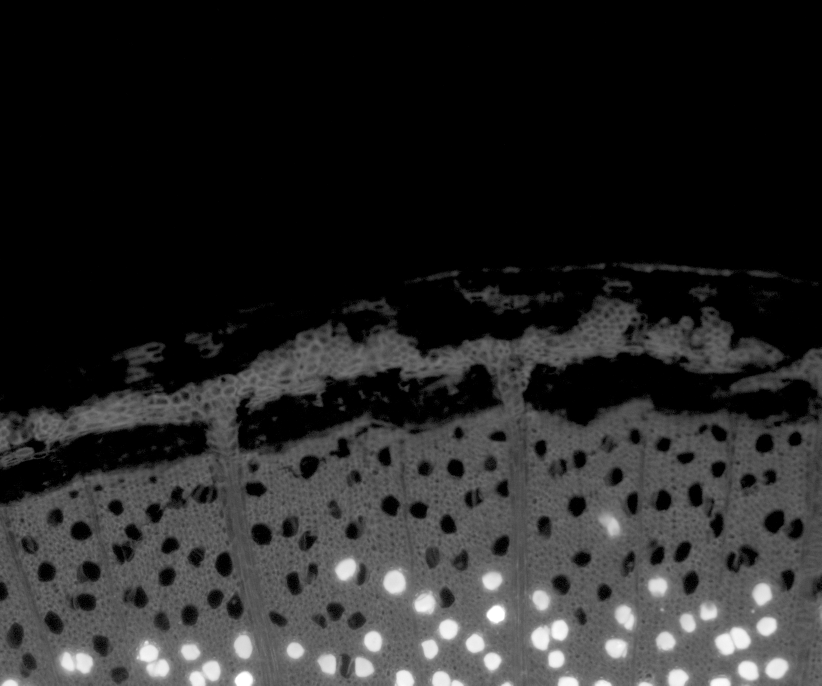
#> input picture tests/data/ploc-10-2-3.jpg, 2464 x 2056 px, found by its file name (shown at 1/3 size); its folder holds 3 pictures in this run
$ python color_kmeans_vis.py --path ../tests/data/ploc-10-1-1.jpg --image ../tests/data/ploc-10-2-3.jpg --mask ../tests/data/ploc-45-2-1.jpg --clusters 3   (older library calls are emulated)
#> lines starting #> are read from the running program, lines starting #| are printed output that depends on the picture; after the words box and inside, x2 and y2 are one past the last pixel; in counts of white or black regions, pixels touching at a corner belong together
### tools/utils.py
"""
Version: 1.0
Summary: color clustering alogrithm, designed for analysis color distributation in plant image
Author: suxing liu
Author-email: suxingliu@gmail.com

USAGE

import utils
# using as a library

"""
#!/usr/bin/python


import cv2
import matplotlib.colors as colors
# import the necessary packages
import numpy as np
from matplotlib import pyplot as plt
from matplotlib.ticker import FormatStrFormatter


# Function of rgb to hex color space
def rgb_to_hex(rgb_tuple):
    return colors.rgb2hex([1.0*x/255 for x in rgb_tuple])

# Function for generating the histogram using centered labels
def centroid_histogram(clt):
    # grab the number of different clusters and create a histogram
    # based on the number of pixels assigned to each cluster
    numLabels = np.arange(0, len(np.unique(clt.labels_)) + 1)
    (hist, _) = np.histogram(clt.labels_, bins = numLabels)

    # normalize the histogram, such that it sums to one
    hist = hist.astype("float")
    hist /= hist.sum()

    # return the histogram
    return hist

# Function for plotting the histogram using centered labels
def plot_centroid_histogram(path, clt):
    # grab the number of different clusters and create a histogram
    # based on the number of pixels assigned to each cluster
    numLabels = np.arange(0, len(np.unique(clt.labels_)) + 1)
    #(hist, _) = np.histogram(clt.labels_, bins = numLabels)

    #prepare a new figure
    fig, ax = plt.subplots()

    #setting the titles and lables, style
    plt.title("Dominant Color Distribution Histogram")
    plt.xlabel("Color Value")
    plt.ylabel("Percentage")
    counts, bins, patches = ax.hist(clt.labels_, numLabels, normed=1, histtype='bar', stacked=True, color='gray',alpha=0.8,edgecolor='gray')

    # Set the ticks to be at the edges of the bins.
    ax.set_xticks(bins)
    # Set the xaxis's tick labels to be formatted with 1 decimal place...
    ax.xaxis.set_major_formatter(FormatStrFormatter('%0.1f'))

    #centroids = sorted(clt.cluster_centers_, reverse = True)

    centroids = clt.cluster_centers_

    # Setting each cluster's value
    for bin_size, cbin, patch, color in zip(counts, bins, patches, centroids):
        bin_color = color.astype("uint8").tolist()
        bin_color_val = rgb_to_hex(bin_color)
        patch.set_facecolor(bin_color_val)
        patch.set_label(bin_color)
        #print (bin_color_val)
        #print len(centroids)
        #print len(counts)

    # add legend to a plot
    plt.legend()


    # Label the raw counts and the percentages below the x-axis...
    bin_centers = 0.5 * np.diff(bins) + bins[:-1]
    for count, x in zip(counts, bin_centers):

        # Label the percentages
        percent = '%0.000f%%' % (100 * float(count) / counts.sum())
        ax.annotate(percent, xy=(x, 0), xycoords=('data', 'axes fraction'),xytext=(0, -32), textcoords='offset points', va='top', ha='center')

    # Give more room at the bottom of the plot
    plt.subplots_adjust(bottom=0.15)

    #set the clutser distributation figure name
    #define result path for labeled images
    fig_name = path + 'color_distribution.png'
    #fig_name = 'Color_Distribution.png'

    #save plot as an image
    plt.savefig(fig_name)

    plt.close(fig)


    '''
    # Save the cluster results into text file
    file_name = 'color_data.txt'

    # save each clustre result as one line with space
    counts_sorted = sorted(counts, reverse = True)
    with open(file_name, 'a') as f:
        #for idx in min(range(len(centroids)),range(len(counts))):
        for idx in range(len(counts_sorted)):
            #bin_color = color.astype("uint8").tolist()
            #bin_color_val = rgb_to_hex(bin_color)
            bin_color_val = 'Level'
            percent = '%0.000f' % (100 * float(counts_sorted[idx]) / counts.sum())
            #f.write('%s\n' % ((bin_color_val) + '   ' + str(percent)))
            f.write('%s\t' % (str(percent)))
        f.write('\n')
    '''

    '''
    fig = plt.figure(5)
    #clustered = np.hstack([image, quant])
    clustered = quant
    plt.imshow(clustered)
    #plt.show()


    #save clustered image
    filename = args["image"]
    fig_name = (str(filename[0:-4]) + '_' +'cluster_out.png')
    fig_path_save = save_path + fig_name
    mpimg.imsave(fig_path_save, clustered)
    '''
    #plt.show()

    return numLabels

# Function for plotting the color distributation as a bar figure
def plot_colors(hist, centroids):
    # initialize the bar chart representing the relative frequency
    # of each of the colors
    bar = np.zeros((10, 100, 3), dtype = "uint8")
    startX = 0


    # loop over the percentage of each cluster and the color of
    # each cluster
    for (percent, color) in zip(hist, centroids):
        # plot the relative percentage of each cluster
        endX = startX + (percent * 100)
        cv2.rectangle(bar, (int(startX), 0), (int(endX), 10), color.astype("uint8").tolist(), -1)
        startX = endX

    # return the bar chart
    return bar

# Function for plotting the histogram using centered labels
# [50 lines left out: function plot_labeled_histogram, not called in this run]


def plot_color_bar(path, bar):

    #show color bart and save bar figure
    fig = plt.figure(0)
    plt.title("Color Distributation Histogram")
    plt.imshow(bar)
    plt.xlabel("Percentage")
    plt.ylabel("Color category")
    frame = plt.gca()
    #frame.axes.get_xaxis().set_visible(False)
    frame.axes.get_yaxis().set_visible(False)

    #save bar image
    complete_path = path + 'color_bar.png'
    plt.savefig(complete_path)
    plt.close(fig)


### tools/color_kmeans_vis.py
"""
Name: color_segmentation.py

Version: 1.0

Summary:  Extract plant traits (leaf area, width, height, ) by paralell processing

Author: suxing liu

Author-email: suxingliu@gmail.com

Created: 2018-09-29

USAGE:

python3 color_kmeans_vis.py -p /home/suxingliu/plant-image-analysis/sample_test/ -i 01.jpg -m 01_seg.jpg -c 5
"""

#!/usr/bin/python

import argparse
import os

import cv2
# import the necessary packages
from sklearn.cluster import MiniBatchKMeans

from tools import utils


def mkdir(path):
    # remove space at the beginning
    path=path.strip()
    # remove slash at the end
    path=path.rstrip("\\")

    # path exist?
    # True
    # False
    isExists=os.path.exists(path)

    # process
    if not isExists:
        # construct the path and folder
        print (path+'folder constructed!')
        # make dir
        os.makedirs(path)
        return True
    else:
        # if exists, return
        print (path+'path exists!')
        return False


def color_quantization(image, mask):

    #grab image width and height
    (h, w) = image.shape[:2]

    #change the color storage order
    image = cv2.cvtColor(image, cv2.COLOR_BGR2RGB)

    #apply the mask to get the segmentation of plant
    masked_image = cv2.bitwise_and(image, image, mask = mask)

    # reshape the image to be a list of pixels
    pixels = masked_image.reshape((masked_image.shape[0] * masked_image.shape[1], 3))

    ############################################################
    #Clustering process
    ###############################################################
    # cluster the pixel intensities
    clt = MiniBatchKMeans(n_clusters = args["clusters"])
    #clt = KMeans(n_clusters = args["clusters"])
    clt.fit(pixels)

    #assign labels to each cluster
    labels = clt.fit_predict(pixels)

    #obtain the quantized clusters using each label
    quant = clt.cluster_centers_.astype("uint8")[labels]

    # reshape the feature vectors to images
    quant = quant.reshape((h, w, 3))
    image_rec = pixels.reshape((h, w, 3))

    # convert from L*a*b* to RGB
    quant = cv2.cvtColor(quant, cv2.COLOR_RGB2BGR)
    image_rec = cv2.cvtColor(image_rec, cv2.COLOR_RGB2BGR)

    # display the images and wait for a keypress
    #cv2.imshow("image", np.hstack([image_rec, quant]))
    #cv2.waitKey(0)

    #define result path for labeled images
    result_img_path = save_path + 'cluster_out.png'

    # save color_quantization results
    cv2.imwrite(result_img_path,quant)

    # build a histogram of clusters and then create a figure representing the number of pixels labeled to each color
    hist = utils.centroid_histogram(clt)

    # remove the background color cluster
    if (args["mask"] == "None"):
        clt.cluster_centers_ = clt.cluster_centers_[1: len(clt.cluster_centers_)]
    else:
        clt.cluster_centers_ = clt.cluster_centers_[1: len(clt.cluster_centers_)]

    #build a histogram of clusters using center lables
    numLabels = utils.plot_centroid_histogram(save_path,clt)

    #create a figure representing the distribution of each color
    bar = utils.plot_colors(hist, clt.cluster_centers_)

    #save a figure of color bar
    utils.plot_color_bar(save_path, bar)


if __name__ == '__main__':


    # construct the argument parser and parse the arguments
    ap = argparse.ArgumentParser()
    ap.add_argument("-p", "--path", required=True, help="Current directory for image files.")
    ap.add_argument("-i", "--image", required = True, help = "Path to the image")
    ap.add_argument("-m", "--mask", required = True, help = "Path to the mask image", default = "None")
    ap.add_argument("-c", "--clusters", required = True, type = int, help = "# of clusters")
    args = vars(ap.parse_args())

    # setting path for results storage
    current_path = args["path"]
    filename = args["image"]
    image_path = current_path + filename

    # construct result folder
    mkpath = current_path + str(filename[0:-4])
    mkdir(mkpath)

    global save_path
    save_path = mkpath + '/'
    print ("results_folder: " + save_path)

    # load the image
    image = cv2.imread(image_path)
#> image is the input picture: shape (2056, 2464, 3); min 0, max 255, mean 38.7

    # set mask path
    mask_path = current_path + args["mask"]

    # load mask image as grayscale
    im_gray = cv2.imread(mask_path, cv2.IMREAD_GRAYSCALE)
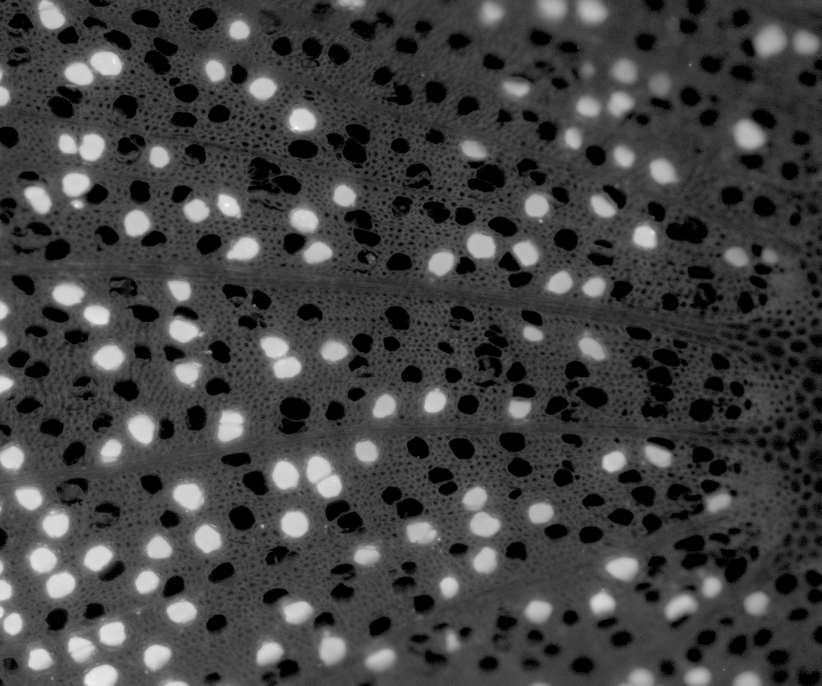
#> input picture tests/data/ploc-45-2-1.jpg, 2464 x 2056 px, found by its file name (shown at 1/3 size)
#> im_gray is the input picture: shape (2056, 2464); min 0, max 255, mean 66.3

    #extract the binary mask
    (thresh, mask) = cv2.threshold(im_gray, 128, 255, cv2.THRESH_BINARY | cv2.THRESH_OTSU)
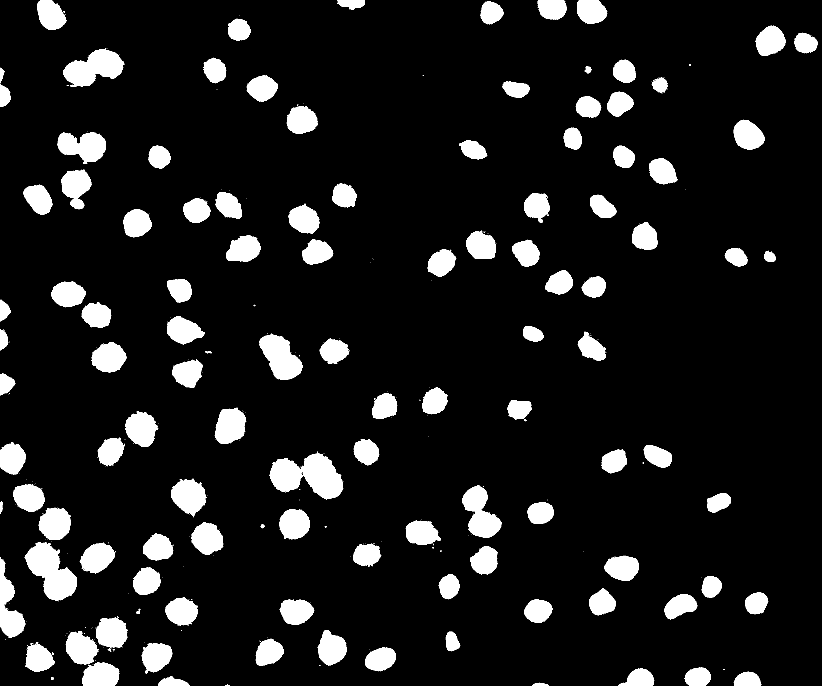
#> mask: shape (2056, 2464) (shown at 1/3 size); 10.5% white; 539 white regions (419 under 20 px), largest, box (x1, y1, x2, y2) and area: (809, 1354, 1030, 1498) 18457, (73, 1627, 231, 1802) 14897, (189, 147, 373, 261) 12401
#> thresh = 113

    color_quantization(image,mask)
#> in color_quantization, `masked_image = cv2.bitwise_and(image, image, mask = mask)`:
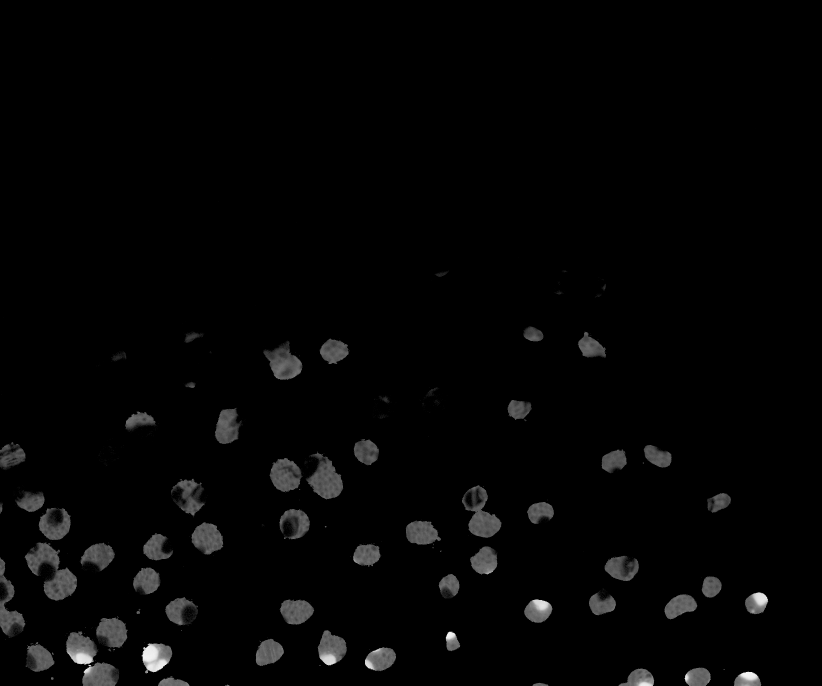
#> masked_image: shape (2056, 2464, 3) (shown at 1/3 size); min 0, max 248, mean 4.7
#> in color_quantization, `quant = quant.reshape((h, w, 3))`:
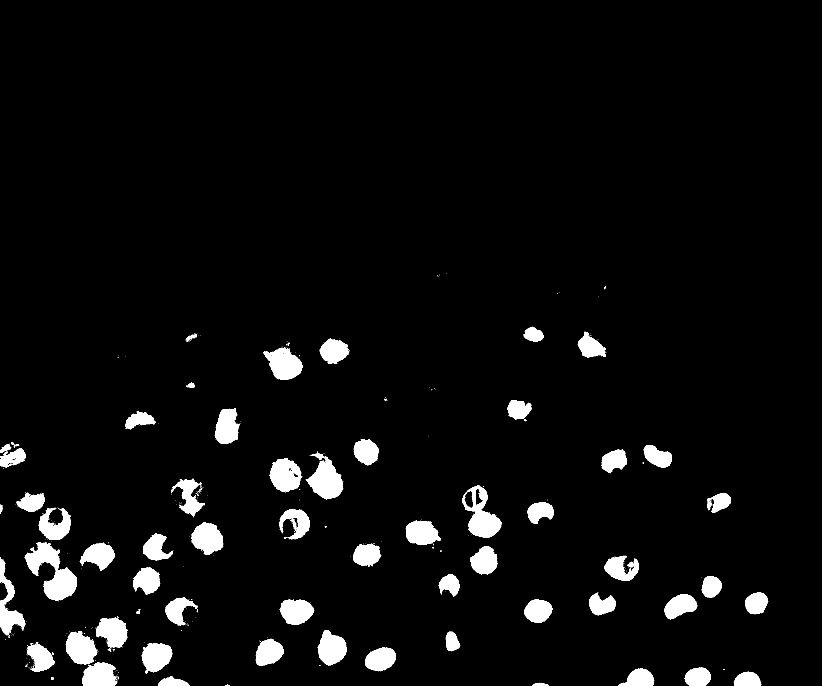
#> quant: shape (2056, 2464, 3) (shown at 1/3 size); values 0 (black) and 97 (white), 4.7% white; 541 white regions (475 under 20 px), largest, box (x1, y1, x2, y2) and area: (73, 1627, 231, 1802) 12177, (1386, 1456, 1504, 1613) 8533, (917, 1354, 1030, 1498) 8495
#> in plot_centroid_histogram, `plt.savefig(fig_name)`:
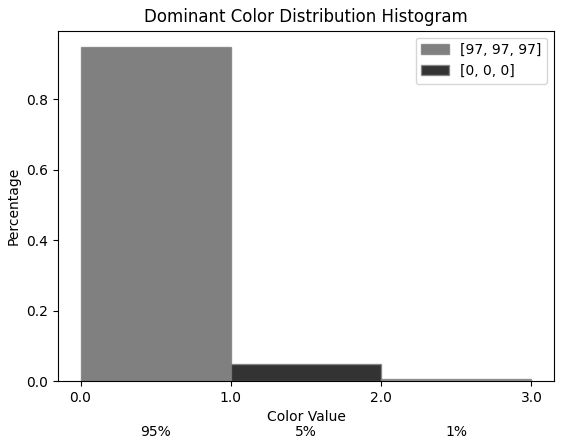
#> figure drawn by matplotlib, 1 panel; tallest bar 0.947 high, from x = 0 to 1
#> in plot_color_bar, `plt.savefig(complete_path)`:
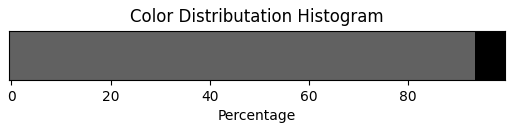
#> figure drawn by matplotlib, 1 panel

    '''
    #save mask image
    if (args["mask"] == "None"):

        #read mask image as gray scale
        im_gray = cv2.imread(fig_path_save, cv2.CV_LOAD_IMAGE_GRAYSCALE)
        (thresh, im_bw) = cv2.threshold(im_gray, 128, 255, cv2.THRESH_BINARY | cv2.THRESH_OTSU)

        #fill samll holes and area along edge of image
        from skimage.segmentation import clear_border

        # remove artifacts connected to image border
        cleared = im_bw.copy()
        im_bw_cleared = clear_border(cleared)

        #from skimage import morphology
        #im_bw_cleared = morphology.remove_small_objects(im_bw, 20000, connectivity=2)

        #remove small holes and objects
        from scipy import ndimage as ndi
        label_objects, num_labels = ndi.label(im_bw_cleared)
        #print num_labels
        sizes = np.bincount(label_objects.ravel())
        mask_sizes = sizes > 500
        mask_sizes[0] = 0
        img_cleaned = mask_sizes[label_objects]

        #change output image type
        from skimage import img_as_ubyte
        img_cleaned = img_as_ubyte(img_cleaned)

        #save output mask image
        fig_name = (str(filename[0:-4]) + '_' +'mask.png')
        fig_path_mask = current_path + fig_name
        cv2.imwrite(fig_path_mask, img_cleaned)

        fig_path_mask = save_path + fig_name
        cv2.imwrite(fig_path_mask, img_cleaned)
    '''
